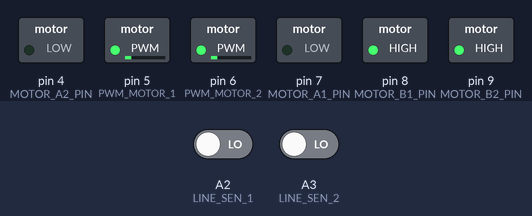
The sketch below on a simulated Arduino Uno, built with avr-gcc and run on an emulated ATmega328P. On the bench: switched loads named in the sketch (green lamp = pin HIGH). The test bench sets the inputs (shaded band); at power-on: A2 (LINE_SEN_1) LOW, A3 (LINE_SEN_2) LOW. What the sketch prints to the serial monitor is not drawn.

Above: at 0.1 s.
Timing chart, 0 to 1.6 s (numbered marks = the images above):
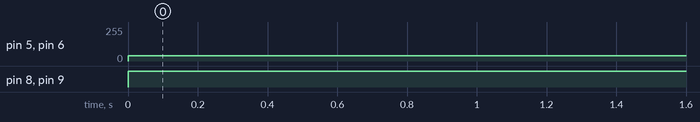

The sketch:

arduinorobot.ino
```cpp
#define BRAKE 0
#define CW    1
#define CCW   2
#define CS_THRESHOLD 15   // Definition of safety current (Check: "1.3 Monster Shield Example").

//MOTOR 1
#define MOTOR_A1_PIN 7
#define MOTOR_B1_PIN 8

//MOTOR 2
#define MOTOR_A2_PIN 4
#define MOTOR_B2_PIN 9

#define PWM_MOTOR_1 5
#define PWM_MOTOR_2 6

#define LINE_SEN_1 A2  // Renamed for clarity
#define LINE_SEN_2 A3

#define EN_PIN_1 13
#define EN_PIN_2 12

#define MOTOR_1 0
#define MOTOR_2 1

#define LINE_THRESHOLD 500  // Adjust based on your specific sensors and lighting conditions

short usSpeed = 40;  //default motor speed
unsigned short usMotor_Status = BRAKE;

void setup() {
  pinMode(MOTOR_A1_PIN, OUTPUT);
  pinMode(MOTOR_B1_PIN, OUTPUT);
  pinMode(MOTOR_A2_PIN, OUTPUT);
  pinMode(MOTOR_B2_PIN, OUTPUT);
  pinMode(PWM_MOTOR_1, OUTPUT);
  pinMode(PWM_MOTOR_2, OUTPUT);

  // Correctly configure sensor pins as input
  pinMode(LINE_SEN_1, INPUT);
  pinMode(LINE_SEN_2, INPUT);

  pinMode(EN_PIN_1, INPUT);
  pinMode(EN_PIN_2, INPUT);
  digitalWrite(EN_PIN_1, HIGH);
  digitalWrite(EN_PIN_2, HIGH);

  Serial.begin(9600);
  Serial.println("Begin line following");
}

void loop() {
  int leftSensor = digitalRead(LINE_SEN_1);
  int rightSensor = digitalRead(LINE_SEN_2);

  // Print sensor readings for debugging
  Serial.print("Left Sensor: ");
  Serial.print(leftSensor);
  Serial.print(" | Right Sensor: ");
  Serial.println(rightSensor);

  // Detect if the robot is moving out of track
  DetectOutOfTrack(leftSensor, rightSensor);

  // Motor control logic based on line sensors
  if (leftSensor < LINE_THRESHOLD && rightSensor < LINE_THRESHOLD) {
    // Both sensors detect the line, move forward
    Forward();
  } else if (leftSensor < LINE_THRESHOLD) {
    // Only left sensor detects the line, turn left
    TurnLeft();
  } else if (rightSensor < LINE_THRESHOLD) {
    // Only right sensor detects the line, turn right
    TurnRight();
  } else {
    // No sensor detects the line, stop
    Stop();
  }

}

// Function to detect if the robot is moving out of track
void DetectOutOfTrack(int leftSensor, int rightSensor) {
  if (leftSensor > LINE_THRESHOLD && rightSensor > LINE_THRESHOLD) {
    // Both sensors detect that the robot is out of track
    // Turn off one of the motors based on which sensor is triggered
    // If left sensor detects, turn off motor 1 (left motor)
    digitalWrite(EN_PIN_1, LOW);
    // If right sensor detects, turn off motor 2 (right motor)
    digitalWrite(EN_PIN_2, LOW);
    Serial.println("Robot is out of track! Turning off one motor.");
  } else {
    // If both sensors detect the line or are below threshold, enable both motors
    digitalWrite(EN_PIN_1, HIGH);
    digitalWrite(EN_PIN_2, HIGH);
  }
}
// Keep the rest of the functions (TurnLeft, TurnRight, Stop, Forward, Reverse, IncreaseSpeed, DecreaseSpeed, motorGo) as previously defined

void TurnLeft() {
  // Implement turning left by adjusting motor speeds or directions
  // Example: For a differential drive, stop or slow down the left motor and speed up the right motor
  Serial.println("Turn Left");
  motorGo(MOTOR_1, CCW, usSpeed / 2); // Example: slow down or reverse left motor
  motorGo(MOTOR_2, CW, usSpeed); // Speed up right motor
}

void TurnRight() {
  // Implement turning right
  Serial.println("Turn Right");
  motorGo(MOTOR_1, CW, usSpeed); // Speed up left motor
  motorGo(MOTOR_2, CCW, usSpeed / 2); // Example: slow down or reverse right motor
}


void Stop()
{
  Serial.println("Stop");
  usMotor_Status = BRAKE;
  motorGo(MOTOR_1, usMotor_Status, 0);
  motorGo(MOTOR_2, usMotor_Status, 0);
}

void Forward()
{
  Serial.println("Forward");
  usMotor_Status = CW;
  motorGo(MOTOR_1, usMotor_Status, usSpeed);
  motorGo(MOTOR_2, usMotor_Status, usSpeed);
}

void Reverse()
{
  Serial.println("Reverse");
  usMotor_Status = CCW;
  motorGo(MOTOR_1, usMotor_Status, usSpeed);
  motorGo(MOTOR_2, usMotor_Status, usSpeed);
}

void IncreaseSpeed()
{
  usSpeed = usSpeed + 10;
  if(usSpeed > 255)
  {
    usSpeed = 255;
  }

  Serial.print("Speed +: ");
  Serial.println(usSpeed);

  motorGo(MOTOR_1, usMotor_Status, usSpeed);
  motorGo(MOTOR_2, usMotor_Status, usSpeed);
}

void DecreaseSpeed()
{
  usSpeed = usSpeed - 10;
  if(usSpeed < 0)
  {
    usSpeed = 0;
  }

  Serial.print("Speed -: ");
  Serial.println(usSpeed);

  motorGo(MOTOR_1, usMotor_Status, usSpeed);
  motorGo(MOTOR_2, usMotor_Status, usSpeed);
}

void motorGo(uint8_t motor, uint8_t direct, uint8_t pwm)         //Function that controls the variables: motor(0 ou 1), direction (cw ou ccw) e pwm (entra 0 e 255);
{
  if(motor == MOTOR_1)
  {
    if(direct == CW)
    {
      digitalWrite(MOTOR_A1_PIN, LOW);
      digitalWrite(MOTOR_B1_PIN, HIGH);
    }
    else if(direct == CCW)
    {
      digitalWrite(MOTOR_A1_PIN, HIGH);
      digitalWrite(MOTOR_B1_PIN, LOW);
    }
    else
    {
      digitalWrite(MOTOR_A1_PIN, LOW);
      digitalWrite(MOTOR_B1_PIN, LOW);
    }

    analogWrite(PWM_MOTOR_1, pwm);
  }
  else if(motor == MOTOR_2)
  {
    if(direct == CW)
    {
      digitalWrite(MOTOR_A2_PIN, LOW);
      digitalWrite(MOTOR_B2_PIN, HIGH);
    }
    else if(direct == CCW)
    {
      digitalWrite(MOTOR_A2_PIN, HIGH);
      digitalWrite(MOTOR_B2_PIN, LOW);
    }
    else
    {
      digitalWrite(MOTOR_A2_PIN, LOW);
      digitalWrite(MOTOR_B2_PIN, LOW);
    }

    analogWrite(PWM_MOTOR_2, pwm);
  }
}
```

Measured:
- by itself, pin 5 (PWM_MOTOR_1), pin 6 (PWM_MOTOR_2): 0/255 → 40/255 at 0.00 s
- by itself, pin 8 (MOTOR_B1_PIN), pin 9 (MOTOR_B2_PIN): LOW → HIGH at 0.00 s
